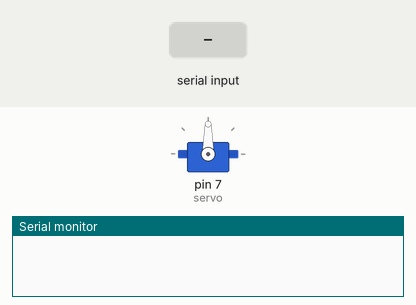
This sketch was run on a simulated Arduino Uno, built with avr-gcc and run on an emulated ATmega328P. On the bench: servo, the last lines printed to the serial monitor. The test bench sets the inputs (shaded band).

Above: at 1.2 s.
1.3 s: "1\n" received over Serial
At 1.8 s:
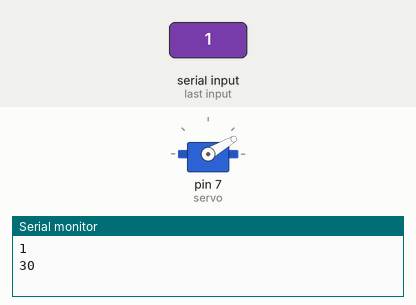
2.8 s: byte 49 ('1') received over Serial
At 4.0 s:
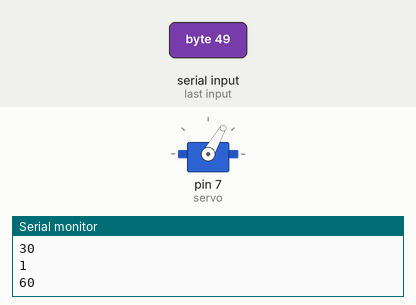
4.3 s: "0\n" received over Serial
At 5.3 s:
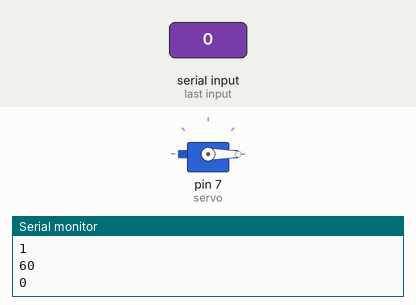
Timing chart, 0 to 7.3 s (numbered marks = the images above; inputs shaded):
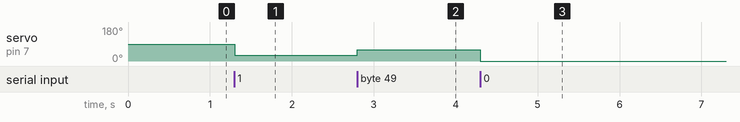

Measured:
- after the input at 1.3 s, servo on pin 7 (servo): 90° → 30° at once
- after the input at 2.8 s, servo on pin 7 (servo): 30° → 60° at once
- after the input at 4.3 s, servo on pin 7 (servo): 60° → 0° at once

The sketch:

ex10_Servo.ino
```cpp
// 서보모터 예제 : https://codingrun.com/110 # 완료
// 서보모터 예제 : https://m.blog.naver.com/yuyyulee/220345769854 # 완료
// 서보모터 예제 : https://m.blog.naver.com/yuyyulee/220345802387 # 완료

// 1. 서보모터 사용 순서
 // 1) 모듈 불러오기 : #include<Servo.h>
 // 2) 서보 객체 생성 : Servo servo_name;
 // 3) 서보 핀 설정 : servo_name.attach(pin_name, min_pulse_width, max_pulse_width);
  // min_pulse_width 기본값 : 544마이크로초
  // max_pulse_width 기본값 : 2400마이크로초
 // 4) 서보 움직임 by degree : servo_name.write(degree);
 // 4) 서보 움직임 by microsecond : servo_name.writeMicroseconds(us);
 // 4) 무한회전 서보 움직임 : servo_name.write(n);
  // - n
    // 0 : 정방향 회전 최고속도
    // 0 ~ 90 : 정방향 회전
    // 90 : 정지
    // 90 ~ 180 : 역방향 회전
    // 180 : 역방향 회전 최고속도
  // 5) 서보 객체 해제 : servo_name.detach();

#include<Servo.h> // ●Servo 라이브러리 추가
Servo servo; // ●Servo 객체 생성
int value = 0;    // 각도를 조절할 변수 value

void setup() {
  servo.attach(7, 600, 2400); // ●Servo 핀 설정
  Serial.begin(9600); // 시리얼 모니터 사용 고고
}

void loop() {
  if(Serial.available())      // 시리얼 모니터에 데이터가 입력되면
  {
    char in_data;             // 입력된 데이터를 담을 변수 in_data
    in_data = Serial.read(); // 시리얼 모니터로 입력된 데이터 in_data로 저장
    Serial.println(in_data);
    if(in_data == '1')        // 입력된 데이터가 1이라면
    {
      value += 30;            // 각도를 30도 증가시킨다.
      if(value == 210)        // 각도가 210도가 되면 (180도보다 커지면)
        value = 0;            // 각도를 0으로 초기화
      Serial.println(value);
    }

    else if(in_data != 1 && in_data != '\n')   // 그외의 데이터가 입력되면
      value = 0;              // 각도를 0으로 초기화

    servo.write(value); // ●서보 움직임 by degree
  }
}
```
